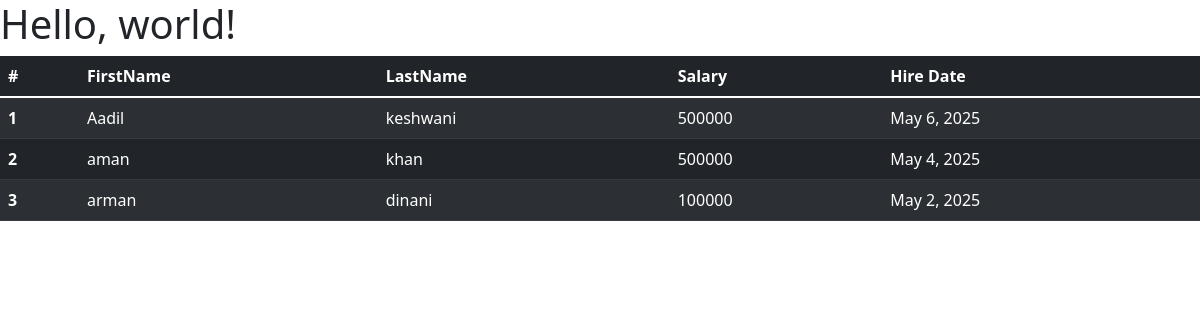
The app's page /all_emp with its own data.
### website2/models.py (models this page shows)
class Employee(models.Model):
    first_name = models.CharField(max_length=200)
    last_name = models.CharField(max_length=200)  # Changed TextField to CharField for consistency
    dept = models.ForeignKey(Department, on_delete=models.CASCADE)  # Fixed: Use ForeignKey for relationships
    salary = models.IntegerField(default=0)
    bonus = models.IntegerField(default=0)
    role = models.ForeignKey(Role, on_delete=models.CASCADE)
    phone = models.BigIntegerField(default=0)  # Changed to BigIntegerField to store longer numbers
    hire_date = models.DateField()  # Fixed typo: 'hire_data' -> 'hire_date'
    def __str__(self):
        return f"{self.first_name} {self.last_name}"

### website2/views.py (the view)
# urls.py: path('all_emp',views.all_emp,name='all_emp'),
def all_emp(request):
    emps = Employee.objects.all()
    context = {
        'emps': emps
    }
    print(context)
    return render(request,'all_emp.html',context)

### website2/templates/all_emp.html (shortened to what this page needs)
<!doctype html>
<html lang="en">
  <head>
    <link href="https://cdn.jsdelivr.net/npm/bootstrap@5.1.3/dist/css/bootstrap.min.css" rel="stylesheet">
  </head>
  <body>
    <h1>Hello, world!</h1>
    <table class="table table-dark table-striped">
      <thead>
        <tr>
          <th scope="col">#</th>
          <th scope="col">FirstName</th>
          <th scope="col">LastName</th>
          <th scope="col">Salary</th>
          <th scope="col">Hire Date</th>
        </tr>
      </thead>
      <tbody>
        {% for emp in emps %}
        <tr>
          <th scope="row">{{emp.id}}</th>
          <td>{{emp.first_name}}</td>
          <td>{{emp.last_name}}</td>
          <td>{{emp.salary}}</td>
          <td>{{emp.hire_date}}</td>
        </tr>
        {% endfor %}
      </tbody>
    </table>
  </body>
</html>

### records on screen
Employee: id "1", first_name "Aadil", last_name "keshwani", salary "500000", hire_date "May 6, 2025"
Employee: id "2", first_name "aman", last_name "khan", salary "500000", hire_date "May 4, 2025"
Employee: id "3", first_name "arman", last_name "dinani", salary "100000", hire_date "May 2, 2025"
